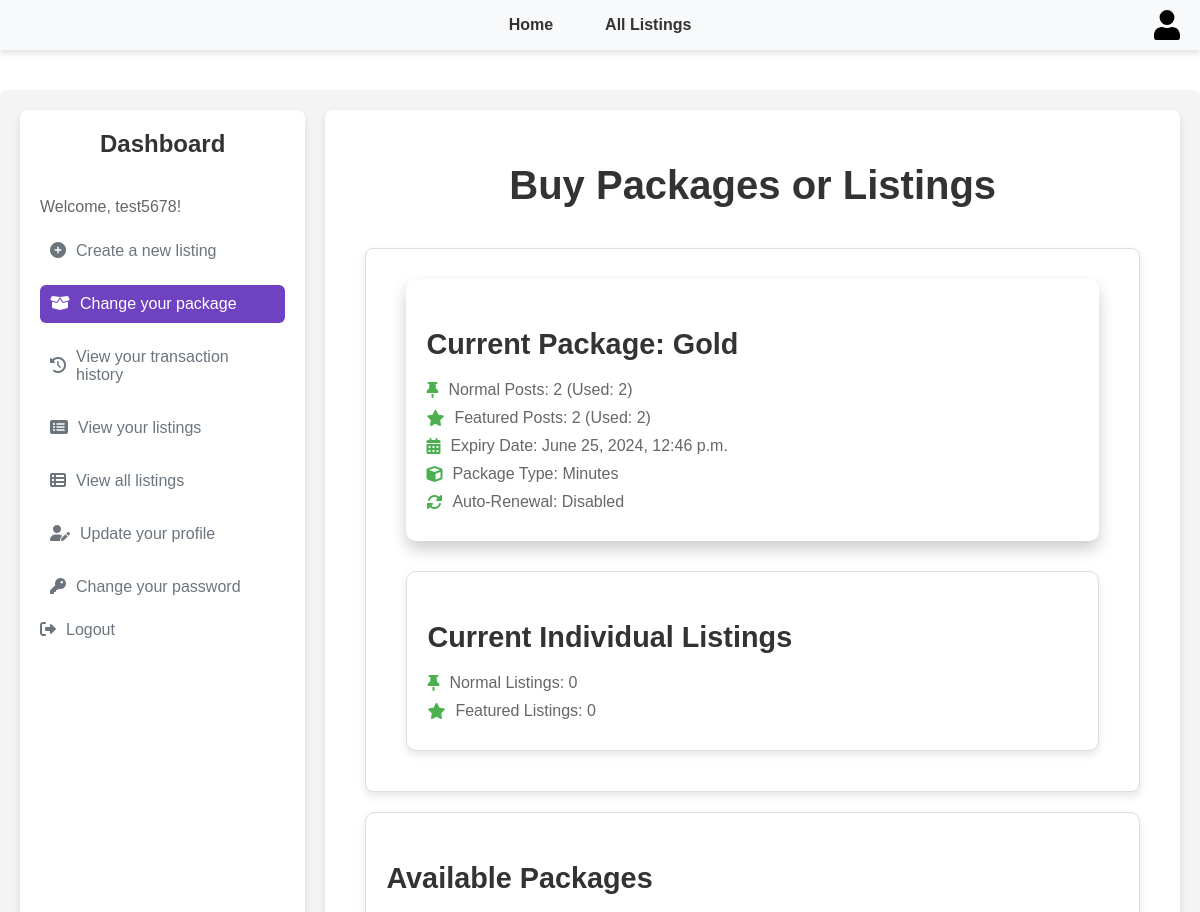
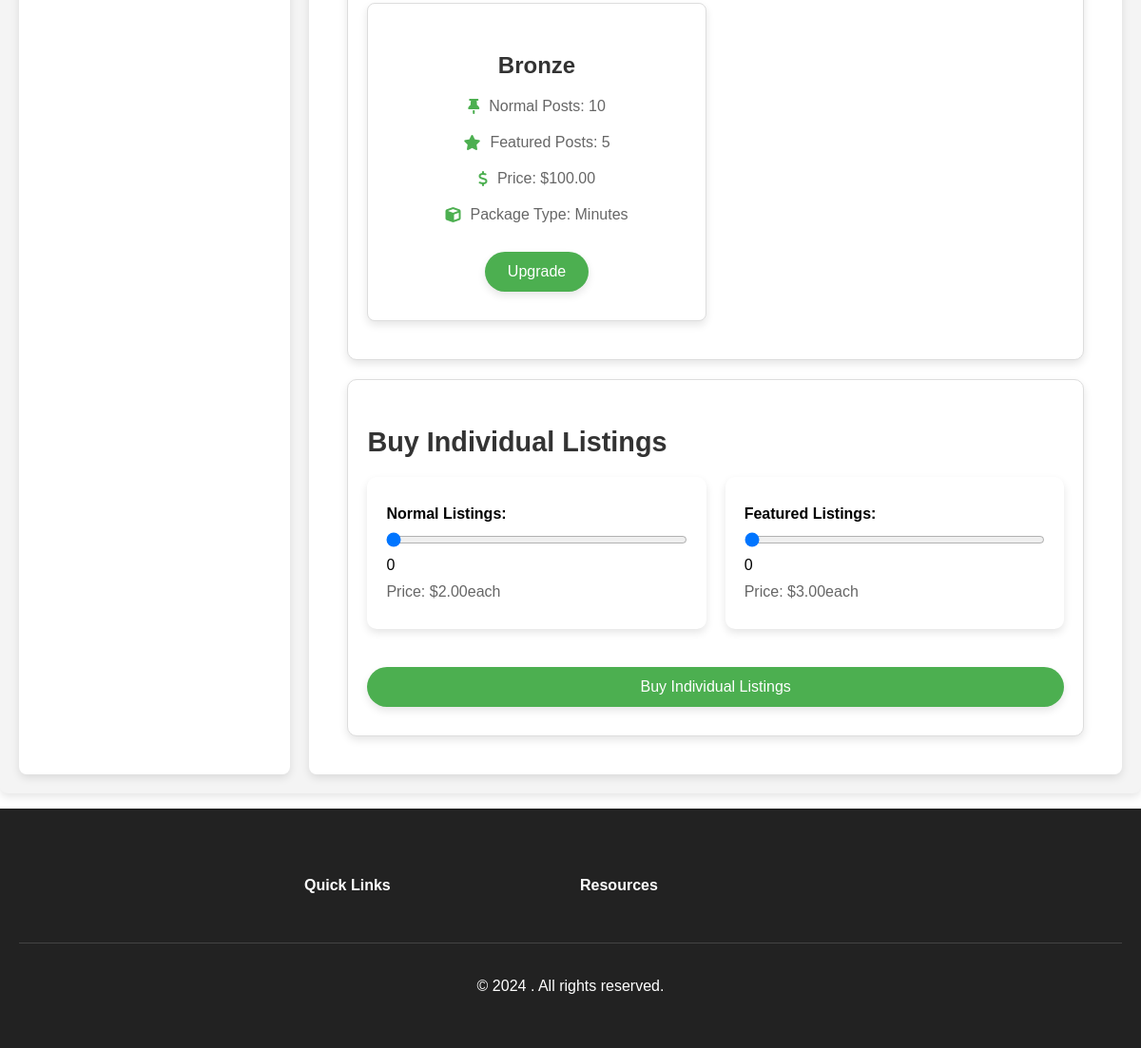
/buy-package-listing/ (signed in), run on the app's committed database (2 pictures, top to bottom).
### myapp/models.py (models this page shows, shortened)
class Seller(models.Model):
    user = models.OneToOneField(User, on_delete=models.CASCADE)
    company_name = models.CharField(max_length=255, unique=True)
    company_address = models.TextField()
    company_phone_number = models.CharField(max_length=20)
    first_name = models.CharField(max_length=255)
    last_name = models.CharField(max_length=255)
    package = models.ForeignKey(Package, on_delete=models.SET_NULL, null=True, blank=True)
    normal_post_count = models.IntegerField(default=0)
    featured_post_count = models.IntegerField(default=0)
    membership_expiry = models.DateTimeField(null=True, blank=True)
    is_approved = models.BooleanField(default=False)
    individual_normal_posts = models.IntegerField(default=0)
    individual_featured_posts = models.IntegerField(default=0)
    new_package = models.ForeignKey(Package, related_name='new_package_set', null=True, blank=True, on_delete=models.SET_NULL)
    is_auto_renew = models.BooleanField(default=False)
    canceled_at = models.DateTimeField(null=True, blank=True)
    stripe_customer_id = models.CharField(max_length=255, null=True, blank=True)
    stripe_payment_method_id = models.CharField(max_length=255, null=True, blank=True)

class Package(models.Model):
    PACKAGE_TYPE_CHOICES = [
        ('minutes', 'Minutes'),
        ('hours', 'Hours'),
        ('days', 'Days'),
        ('weeks', 'Weeks'),
        ('months', 'Months'),
        ('years', 'Years')
    ]
    name = models.CharField(max_length=255)
    normal_post_limit = models.IntegerField()
    featured_post_limit = models.IntegerField()
    price = models.DecimalField(max_digits=10, decimal_places=2)
    duration = models.IntegerField(default=30)
    duration_unit = models.CharField(max_length=10, choices=PACKAGE_TYPE_CHOICES, default='days')
    description = models.TextField(null=True, blank=True)

class ListingPrice(models.Model):
    normal_listing_price = models.DecimalField(max_digits=10, decimal_places=2, default=2.00)
    featured_listing_price = models.DecimalField(max_digits=10, decimal_places=2, default=3.00)

### myapp/views.py (the view, shortened to what this page needs)
# urls.py: path('buy-package-listing/', buy_package_listing, name='buy_package_listing'),
@login_required
def buy_package_listing(request):
    seller = request.user.seller
    packages = Package.objects.all()
    listing_price = ListingPrice.objects.first()
    context = {
        'packages': packages,
        'listing_price': listing_price,
        'stripe_key': settings.STRIPE_PUBLISHABLE_KEY,
    }
    return render(request, 'buy_package_listing.html', context)

### myapp/context_processors.py (called while the page is built)
def site_settings(request):
    try:
        settings = SiteSettings.objects.first()
    except SiteSettings.DoesNotExist:
        settings = None
    return {'site_settings': settings}

### templates/buy_package_listing.html (shortened to what this page needs)
{% extends 'base.html' %}
{% load static %}
{% block extra_css %}
<link rel="stylesheet" type="text/css" href="{% static 'package/styles.css' %}">
{% endblock %}
{% block content %}
<h2>Buy Packages or Listings</h2>
<div class="package-container">
    <div class="package-details">
        {% if user.seller.package %}
        <div class="current-package card active-card">
            <h3>Current Package: {{ user.seller.package.name }}</h3>
            <p><i class="fas fa-thumbtack"></i> Normal Posts: {{ user.seller.package.normal_post_limit }} (Used: {{ user.seller.normal_post_count }})</p>
            <p><i class="fas fa-star"></i> Featured Posts: {{ user.seller.package.featured_post_limit }} (Used: {{ user.seller.featured_post_count }})</p>
            <p><i class="fas fa-calendar-alt"></i> Expiry Date: {{ user.seller.membership_expiry }}</p>
            <p><i class="fas fa-cube"></i> Package Type: {{ user.seller.package.get_duration_unit_display }}</p>
            <p><i class="fas fa-sync-alt"></i> Auto-Renewal: {{ user.seller.is_auto_renew|yesno:"Enabled,Disabled" }}</p>
        </div>
        {% endif %}
    </div>
    <div class="individual-listings card">
        <h3>Current Individual Listings</h3>
        <p><i class="fas fa-thumbtack"></i> Normal Listings: {{ user.seller.individual_normal_posts }}</p>
        <p><i class="fas fa-star"></i> Featured Listings: {{ user.seller.individual_featured_posts }}</p>
    </div>
</div>
<div class="available-packages card">
    {% if not user.seller.package or not user.seller.new_package %}
    <h3>Available Packages</h3>
    <form method="post" id="unique-package-form">
        <div class="packages-grid">
            {% for package in packages %}
            {% if not user.seller.package or user.seller.package.id != package.id %}
            <div class="package-option card">
                <h4>{{ package.name }}</h4>
                <p><i class="fas fa-thumbtack"></i> Normal Posts: {{ package.normal_post_limit }}</p>
                <p><i class="fas fa-star"></i> Featured Posts: {{ package.featured_post_limit }}</p>
                <p><i class="fas fa-dollar-sign"></i> Price: ${{ package.price }}</p>
                <p><i class="fas fa-cube"></i> Package Type: {{ package.get_duration_unit_display }}</p>
                {% if user.seller.package %}
                    {% if package.normal_post_limit > user.seller.package.normal_post_limit or package.featured_post_limit > user.seller.package.featured_post_limit %}
                        <button type="button" class="package-button" data-package-id="{{ package.id }}" data-package-price="{{ package.price }}">Upgrade</button>
                    {% elif package.normal_post_limit < user.seller.package.normal_post_limit or package.featured_post_limit < user.seller.package.featured_post_limit %}
                        <button type="button" class="package-button" data-package-id="{{ package.id }}" data-package-price="{{ package.price }}">Downgrade</button>
                    {% else %}
                        <button type="button" class="package-button" data-package-id="{{ package.id }}" data-package-price="{{ package.price }}">Buy Package</button>
                    {% endif %}
                {% else %}
                    <button type="button" class="package-button" data-package-id="{{ package.id }}" data-package-price="{{ package.price }}">Buy Package</button>
                {% endif %}
            </div>
            {% endif %}
            {% endfor %}
        </div>
    </form>
    {% endif %}
</div>
<div class="individual-listings-purchase card">
    <h3>Buy Individual Listings</h3>
    <form method="post" id="unique-individual-listing-form">
        <div class="listing-options-grid">
            <div class="listing-option card">
                <label for="unique-individual-normal-posts">Normal Listings: </label>
                <input type="range" id="unique-individual-normal-posts" name="normal_listings" min="0" max="100" value="0">
                <span id="unique-normal-listings-count">0</span>
                <p>Price: $<span id="unique-normal-listing-price">{{ listing_price.normal_listing_price }}</span> each</p>
            </div>
            <div class="listing-option card">
                <label for="unique-individual-featured-posts">Featured Listings: </label>
                <input type="range" id="unique-individual-featured-posts" name="featured_listings" min="0" max="100" value="0">
                <span id="unique-featured-listings-count">0</span>
                <p>Price: $<span id="unique-featured-listing-price">{{ listing_price.featured_listing_price }}</span> each</p>
            </div>
        </div>
        <button type="button" id="unique-buy-listings-button" class="listings-button">Buy Individual Listings</button>
    </form>
</div>
{% endblock %}

### templates/base.html (shortened to what this page needs)
<!DOCTYPE html>
<html>
<head>
    {% load static %}
    <link rel="stylesheet" type="text/css" href="{% static 'styles.css' %}">
    <link rel="stylesheet" type="text/css" href="{% static 'sidebar.css' %}">
    <link rel="stylesheet" type="text/css" href="{% static 'footer.css' %}">
    <link rel="stylesheet" href="https://cdnjs.cloudflare.com/ajax/libs/font-awesome/6.0.0-beta3/css/all.min.css">
    {% block extra_css %}{% endblock %}
</head>
<body id="home-page">
    <header>
        <div class="navbar">
            <div class="logo">
            </div>
            <nav class="menu">
                <ul>
                    <li><a href="{% url 'home' %}">Home</a></li>
                    <li><a href="{% url 'all_listings' %}">All Listings</a></li>
                </ul>
            </nav>
            <div class="account-icon">
                <img
                    alt="Account Icon" id="account-icon">
            </div>
        </div>
    </header>
    <div class="{% if user.is_authenticated and request.resolver_match.url_name in 'create_listing,buy_package_listing,transaction_history,seller_listings,all_listings,update_profile,dashboard,change_password' %}container with-sidebar{% endif %}">
        {% if user.is_authenticated and request.resolver_match.url_name in 'create_listing,buy_package_listing,transaction_history,seller_listings,all_listings,update_profile,dashboard,change_password'%}
        <aside class="sidebar">
            <h2>Dashboard</h2>
            <p>Welcome, {{ request.user.username }}!</p>
            <ul class="dashboard-menu">
                <li><a href="{% url 'create_listing' %}" class="{% if request.resolver_match.url_name == 'create_listing' %}active{% endif %}"><span class="icon"><i class="fas fa-plus-circle"></i></span>Create a new listing</a></li>
                <li><a href="{% url 'buy_package_listing' %}" class="{% if request.resolver_match.url_name == 'buy_package_listing' %}active{% endif %}"><span class="icon"><i class="fas fa-box-open"></i></span>Change your package</a></li>
                <li><a href="{% url 'transaction_history' %}" class=""><span class="icon"><i class="fas fa-history"></i></span>View your transaction history</a></li>
                <li><a href="{% url 'seller_listings' %}" class="{% if request.resolver_match.url_name == 'seller_listings' %}active{% endif %}"><span class="icon"><i class="fas fa-list-alt"></i></span>View your listings</a></li>
                <li><a href="{% url 'all_listings' %}" class="{% if request.resolver_match.url_name == 'all_listings' %}active{% endif %}"><span class="icon"><i class="fas fa-th-list"></i></span>View all listings</a></li>
                <li><a href="{% url 'update_profile' %}" class="{% if request.resolver_match.url_name == 'update_profile' %}active{% endif %}"><span class="icon"><i class="fas fa-user-edit"></i></span>Update your profile</a></li>
                <li><a href="{% url 'change_password' %}" class="{% if request.resolver_match.url_name == 'change_password' %}active{% endif %}"><span class="icon"><i class="fas fa-key"></i></span>Change your password</a></li>
                <li>
                    <form method="POST" action="{% url 'logout' %}">
                        <button type="submit"><span class="icon"><i class="fas fa-sign-out-alt"></i></span>Logout</button>
                    </form>
                </li>
            </ul>
        </aside>
        {% endif %}
        <main class="{% if user.is_authenticated and request.resolver_match.url_name in 'create_listing,buy_package_listing,transaction_history,seller_listings,all_listings,update_profile,dashboard,change_password' %} with-sidebar-content{% endif %}">
            {% block content %}
            {% endblock %}
        </main>
    </div>
    <footer class="site-footer">
        <div class="footer-content">
            <div class="footer-widget-column logo-text">
            </div>
            <div class="footer-widget-column">
                <h4>Quick Links</h4>
            </div>
            <div class="footer-widget-column">
                <h4>Resources</h4>
            </div>
            <div class="footer-widget-column">
            </div>
        </div>
        <div class="footer-bottom">
            <p>&copy; 2024 {{ site_settings.site_title }}. All rights reserved.</p>
        </div>
    </footer>
</body>
</html>

### static/styles.css (style rules this page uses)
body { font-family: Arial, sans-serif; margin: 0; padding: 0; padding-top: 90px; }
html, body { overflow-x: hidden; width: 100%; height: 100%; margin: 0; display: flex; flex-direction: column; }
#home-page header { background-color: #f8f9fa; box-shadow: 0 4px 6px rgba(0, 0, 0, 0.1); padding: 10px 0; width: 100%; position: fixed; top: 0; left: 0; z-index: 1000; }
#home-page .navbar { max-width: 1200px; margin: 0 auto; display: flex; justify-content: space-between; align-items: center; padding: 0 20px; }
#home-page .logo { flex: 1; text-align: center; }
#home-page .menu { flex: 2; display: flex; justify-content: center; align-items: center; }
#home-page .menu ul { list-style: none; margin: 0; padding: 0; display: flex; gap: 20px; }
#home-page .menu ul li { display: inline; }
#home-page .menu ul li a { text-decoration: none; color: #333; font-weight: bold; padding: 8px 16px; transition: background-color 0.3s ease; }
#home-page .account-icon { flex: 1; position: relative; display: flex; justify-content: flex-end; align-items: center; }
#home-page .account-icon img { height: 30px; cursor: pointer; }
#home-page label { display: block; margin-top: 10px; font-weight: bold; }

### static/sidebar.css (style rules this page uses)
.container { display: flex; flex-wrap: nowrap; padding: 20px; box-sizing: border-box; background-color: #f4f4f4; border-radius: 8px; box-shadow: 0 4px 8px rgba(0, 0, 0, 0.1); margin-bottom: 16px; }
.with-sidebar .sidebar { width: 25%; background-color: #ffffff; box-shadow: 0 4px 8px rgba(0, 0, 0, 0.1); padding: 20px; box-sizing: border-box; border-radius: 8px; }
.with-sidebar .with-sidebar-content { width: 75%; padding: 20px; box-sizing: border-box; margin-left: 20px; border-radius: 8px; background-color: #ffffff; box-shadow: 0 4px 8px rgba(0, 0, 0, 0.1); }
.sidebar h2 { margin-top: 0; font-size: 1.5em; color: #333; }
.sidebar p { font-size: 1em; color: #666; }
.dashboard-menu { list-style-type: none; padding: 0; margin: 0; }
.dashboard-menu li { margin-bottom: 15px; }
.dashboard-menu a, .dashboard-menu button { display: flex; align-items: center; text-decoration: none; color: #6c757d; font-size: 1em; padding: 10px; border-radius: 6px; transition: background-color 0.3s, color 0.3s; }
.dashboard-menu .active { background-color: #6f42c1; color: #ffffff; }
.dashboard-menu a .icon, .dashboard-menu button .icon { margin-right: 10px; }
.dashboard-menu button { background: none; border: none; cursor: pointer; padding: 0; text-align: left; width: 100%; }

### static/footer.css (style rules this page uses)
.site-footer { background-color: #222; color: #fff; padding: 40px 20px; }
.footer-content { display: flex; flex-wrap: wrap; justify-content: space-between; align-items: flex-start; max-width: 1200px; margin: 0 auto; }
.footer-widget-column { flex: 1; max-width: 25%; box-sizing: border-box; padding: 10px; }
.logo-text { display: flex; flex-direction: column; align-items: flex-start; }
.footer-bottom { text-align: center; padding: 20px 0 0; border-top: 1px solid #444; margin-top: 20px; }

### data on the page
Package: name "Bronze", normal_post_limit "10", featured_post_limit "5", price "100.00", duration_unit "Minutes"
ListingPrice: normal_listing_price "2.00", featured_listing_price "3.00"

### other printed values
{{ request.user.username }} "test5678"
{{ user.seller.package.name }} "Gold"
{{ user.seller.package.normal_post_limit }} "2"
{{ user.seller.normal_post_count }} "2"
{{ user.seller.package.featured_post_limit }} "2"
{{ user.seller.featured_post_count }} "2"
{{ user.seller.membership_expiry }} "June 25, 2024, 12:46 p.m."
{{ user.seller.package.get_duration_unit_display }} "Minutes"
{{ user.seller.is_auto_renew|yesno:"Enabled,Disabled" }} "Disabled"
{{ user.seller.individual_normal_posts }} "0"
{{ user.seller.individual_featured_posts }} "0"
